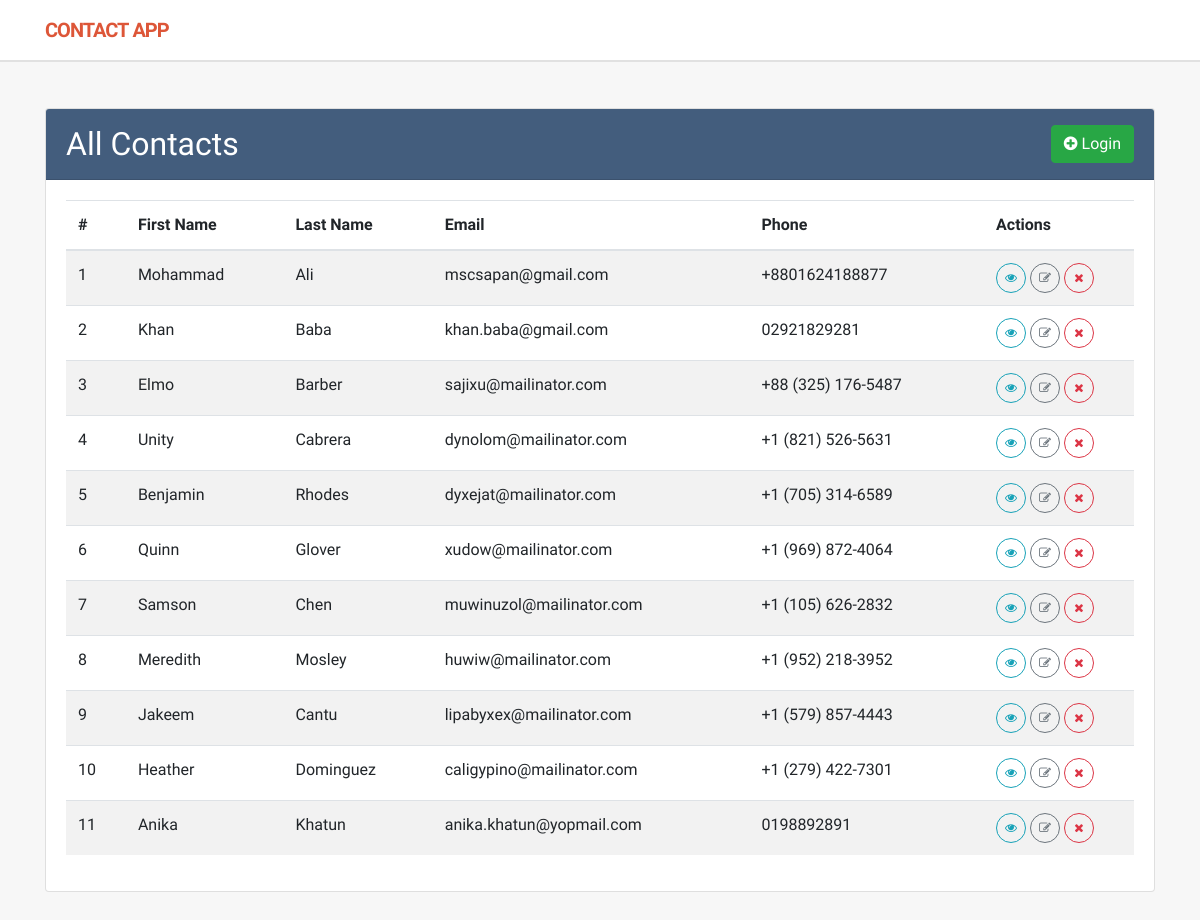
The app's page /, older data.
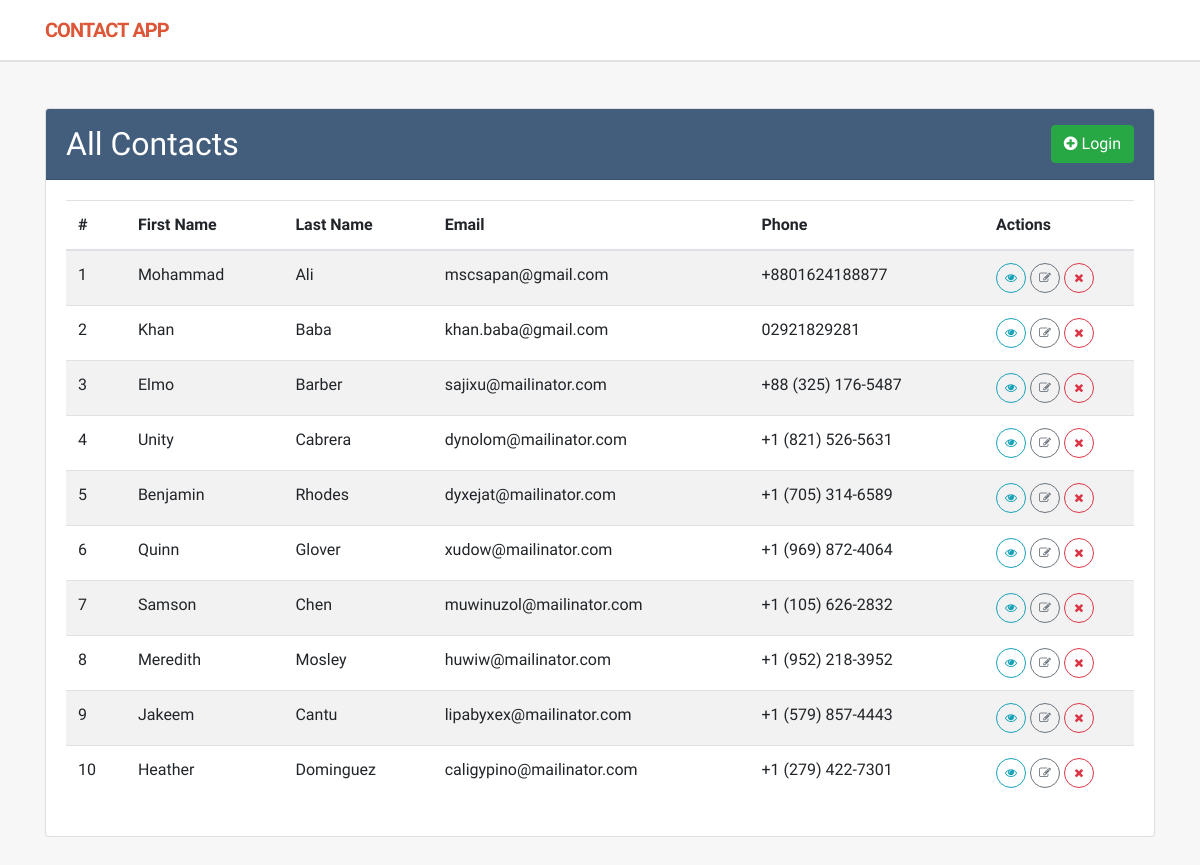
The same page, newer data.
### contactapp/models.py (models this page shows, shortened)
class Contact(models.Model):
    first_name = models.CharField(max_length=50)
    last_name = models.CharField(max_length=50)
    email = models.EmailField()
    phone = models.CharField(max_length=15)
    address = models.CharField(max_length=120)
    class Meta:
        ordering = ['id'] #Ascending

### contactapp/views.py (the view)
# urls.py: 2. Add a URL to urlpatterns:  path('', views.home, name='home')
def home(request):
    contacts = Contact.objects.all()
    return render(request,'index.html',context={'contacts': contacts})

### templates/index.html (shortened to what this page needs)
{% load static %}
<!DOCTYPE html>
<html lang="en">
<head>
  <link href="https://cdnjs.cloudflare.com/ajax/libs/font-awesome/4.7.0/css/font-awesome.min.css" rel="stylesheet">
  <link href="{% static 'css/bootstrap.min.css' %}" rel="stylesheet">
  <link href="{% static 'css/custom.css' %}" rel="stylesheet">
</head>
<body>
  <nav class="navbar navbar-expand-lg navbar-light">
    <div class="container">
      <a class="navbar-brand text-uppercase" href="{% url 'home' %}">
        <strong>Contact</strong> App
      </a>
    </div>
  </nav>
  <main class="py-5">
    <div class="container">
      <div class="row">
        <div class="col-md-12">
          <div class="card">
            <div class="card-header card-title">
              <div class="d-flex align-items-center">
                <h2 class="mb-0">All Contacts</h2>
                <div class="ml-auto">
                  {% if request.user.is_authenticated %}
                  <a href="{% url 'add-contact' %}" class="btn btn-success"><i class="fa fa-plus-circle"></i> Add
                    New</a>
                  {% else %}
                  <a href="{% url 'login-first' %}" class="btn btn-success"><i class="fa fa-plus-circle"></i> Login </a>
                  {% endif %}
                </div>
              </div>
            </div>
            <div class="card-body">
              <table class="table table-striped table-hover">
                <thead>
                  <tr>
                    <th scope="col">#</th>
                    <th scope="col">First Name</th>
                    <th scope="col">Last Name</th>
                    <th scope="col">Email</th>
                    <th scope="col">Phone</th>
                    <th scope="col">Actions</th>
                  </tr>
                </thead>
                <tbody>
                  {% for content in contacts %}
                  <tr>
                    <td>{{ forloop.counter }}</td>
                    <td>{{ content.first_name|default:'Not found' }}</td>
                    <td>{{ content.last_name }}</td>
                    <td>{{ content.email }}</td>
                    <td>{{ content.phone }}</td>
                    <td width="150">
                      <a href="{% url 'show-contact' content.id %}" class="btn btn-sm btn-circle btn-outline-info"
                        title="Show"><i class="fa fa-eye"></i></a>
                      <a href="{% url 'edit-contact' content.id %}" class="btn btn-sm btn-circle btn-outline-secondary"
                        title="Edit"><i class="fa fa-edit"></i></a>
                      <a href="{% url 'delete-contact' content.id %}" class="btn btn-sm btn-circle btn-outline-danger"
                        title="Delete" onclick="confirm('Are you sure?')"><i class="fa fa-times"></i></a>
                    </td>
                  </tr>
                  {% endfor %}
                </tbody>
              </table>
            </div>
          </div>
        </div>
      </div>
    </div>
  </main>
</body>
</html>

Row changes from the older to the newer data that the page shows:
removed Contact: first_name "Anika", last_name "Khatun", email "anika.khatun@yopmail.com", phone "0198892891"
